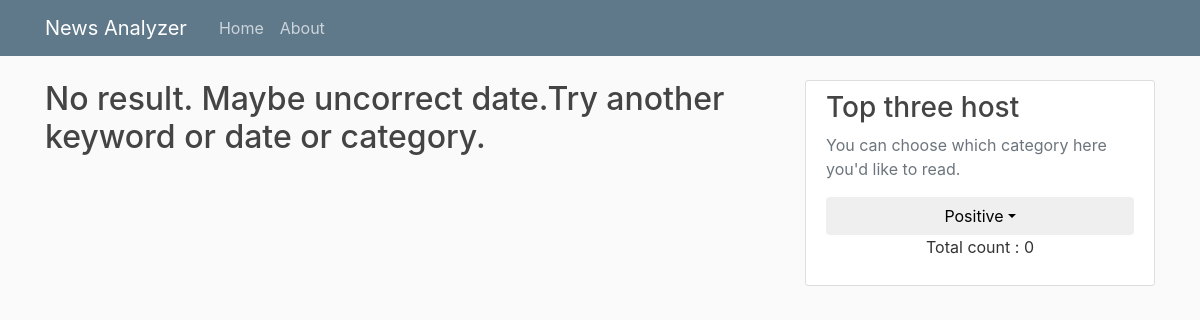
The app's page /result/pos, older data.
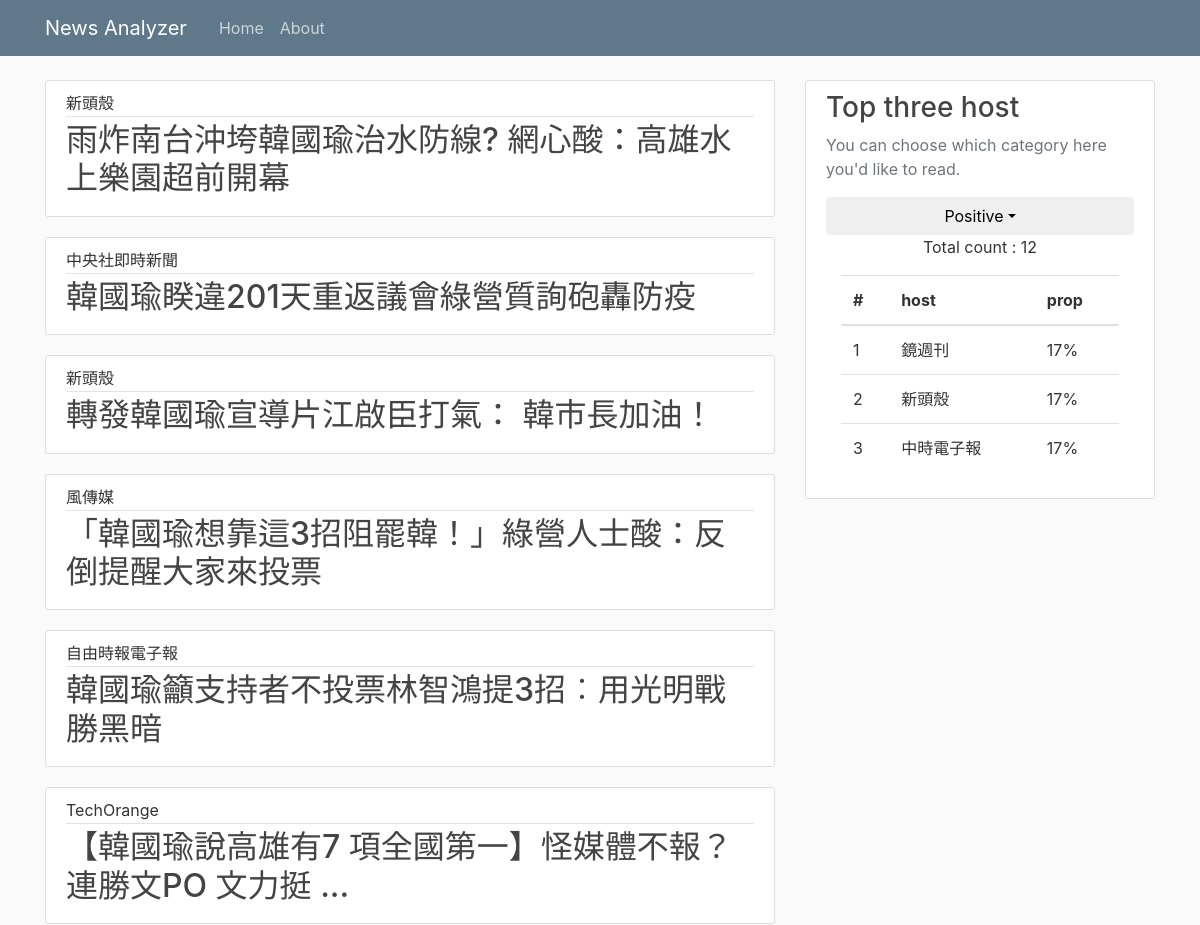
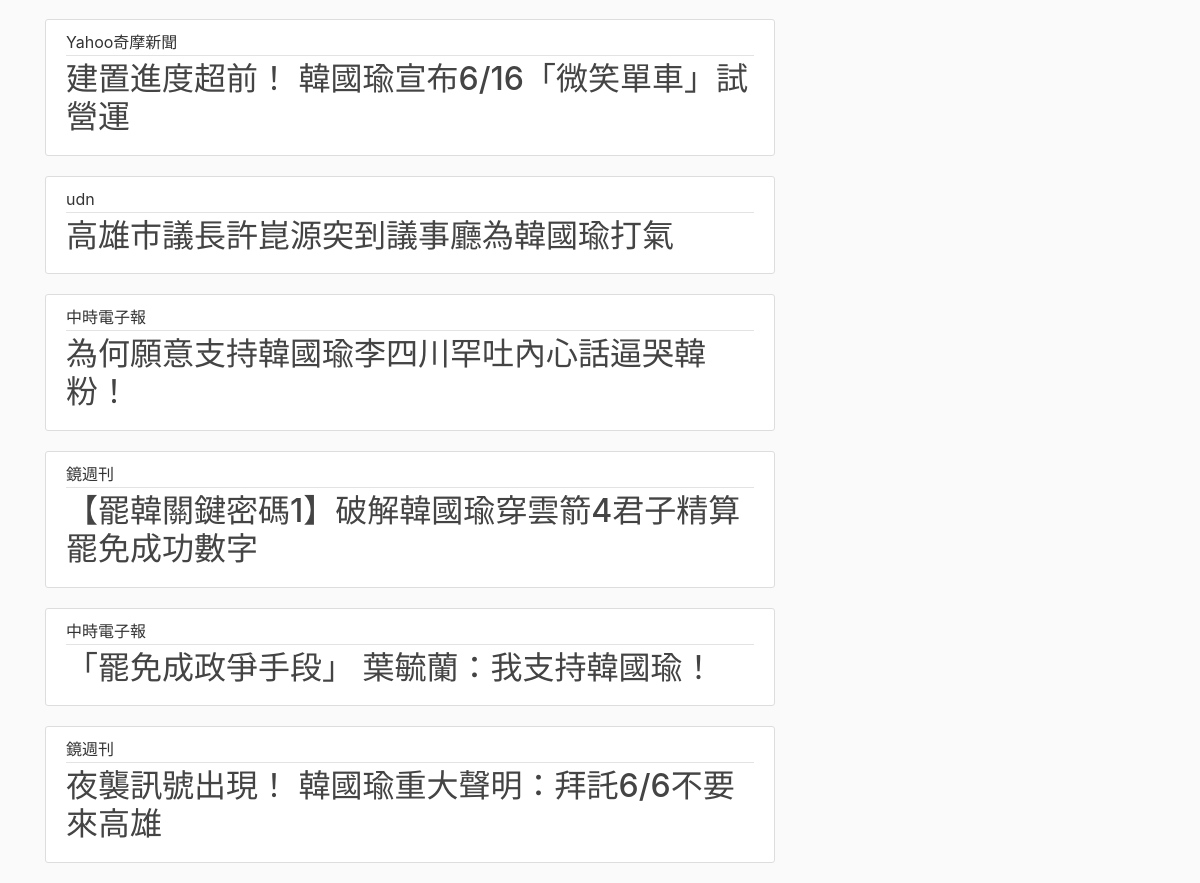
The same page, newer data (2 pictures, top to bottom).
### analyzer/models.py (models this page shows, shortened)
class CrawlPage(models.Model):
    title = models.CharField(max_length = 100)
    category = models.CharField(max_length = 100)
    segment = models.CharField(max_length = 100)
    host = models.CharField(max_length = 100)
    url = models.CharField(max_length = 100)
    time = models.CharField(max_length = 100)
    class Meta:
        db_table = "CrawlPage"

### analyzer/views.py (the view)
# urls.py: path('result/pos', views.positive, name='analyzer-positive'),
def positive(request):
    conn = sqlite3.connect("./db.sqlite3")
    cursor = conn.cursor()
    sql = "SELECT COUNT(*) FROM Crawlpage WHERE category = \'positive\'"
    cursor.execute(sql)
    result = cursor.fetchone()
    total_count = result[0]
    sql = "SELECT host, COUNT() AS COUNT FROM Crawlpage WHERE category = \'positive\' GROUP BY host ORDER BY COUNT DESC limit 3"
    cursor.execute(sql)
    row = cursor.fetchall()
    context = {
        'title': 'Result',
        'total_count': total_count,
    }
    if total_count > 0:
        context.update({'crawlPages': CrawlPage.objects.filter(category='positive')})
    if len(row) > 0:
        context.update({'first': row[0][0]})
        context.update({'first_count': row[0][1]})
        context.update({'first_per': round(row[0][1] / total_count * 100)})
    if len(row) > 1:
        context.update({'second': row[1][0]})
        context.update({'second_count': row[1][1]})
        context.update({'second_per': round(row[1][1] / total_count * 100)})
    if len(row) > 2:
        context.update({'third': row[2][0]})
        context.update({'third_count': row[2][1]})
        context.update({'third_per': round(row[2][1] / total_count * 100)})
    conn.close()
    return render(request, 'analyzer/result-pos.html', context)

### analyzer/templates/analyzer/result-pos.html (shortened to what this page needs)
{% extends "analyzer/result-base.html" %}
{% block choice %}
  <div class="dropdown">
    <button class="btn btn-block dropdown-toggle" type="button" id="dropdownMenuButton" data-toggle="dropdown" aria-haspopup="true" aria-expanded="false">Positive</button>
  </div>
{% endblock choice %}

### analyzer/templates/analyzer/result-base.html (shortened to what this page needs)
{% extends "analyzer/base.html" %}
{% block content %}
    {% if crawlPages %}
        <div class="col-md-8">
            {% for crawlPage in crawlPages %}
                <article class="media content-section">
                    <div class="media-body">
                        <div class="article-metadata">
                            <a class="mr-2">{{ crawlPage.host }}</a>
                        </div>
                        <h2><a class="article-title" href={{ crawlPage.url }}>{{ crawlPage.title }}</a></h2>
                    </div>
                </article>
            {% endfor %}
        </div>
    {% else %}
        <div class="col-md-8">
            <h2><a class="article-title">No result. Maybe uncorrect date.Try another keyword or date or category.</a>
            </h2>
        </div>
    {% endif %}
    <div class="col-md-4">
        <div class="content-section">
            <h3>Top three host</h3>
            <p class='text-muted'>You can choose which category here you'd like to read.
                {% block choice %}{% endblock choice %}
                <div class="container">
            <p class='text-center'>Total count : {{ total_count }}</p>
            {% if first %}
                <table class="table">
                    <thead>
                    <tr>
                        <th>#</th>
                        <th>host</th>
                        <th>prop</th>
                    </tr>
                    </thead>
                    <tbody>
                    <tr>
                        <td>1</td>
                        <td>{{ first }}</td>
                        <td>{{ first_per }}%</td>
                    </tr>
                    {% if second %}
                        <tr>
                            <td>2</td>
                            <td>{{ second }}</td>
                            <td>{{ second_per }}%</td>
                        </tr>
                    {% endif %}
                    {% if third %}
                        <tr>
                            <td>3</td>
                            <td>{{ third }}</td>
                            <td>{{ third_per }}%</td>
                        </tr>
                    {% endif %}
                    </tbody>
                </table>
            {% endif %}
        </div>
        </p>
    </div>
    </div>
{% endblock content %}

### analyzer/templates/analyzer/base.html (shortened to what this page needs)
{% load static %}
<!DOCTYPE html>
<html>
<head>
    <link rel="stylesheet" href="https://maxcdn.bootstrapcdn.com/bootstrap/4.0.0/css/bootstrap.min.css"
>
    <link rel="stylesheet" type="text/css" href="{% static 'analyzer/main.css' %}">
</head>
<body>
<header class="site-header">
    <nav class="navbar navbar-expand-md navbar-dark bg-steel fixed-top">
        <div class="container">
            <a class="navbar-brand mr-4" href="{% url 'analyzer-home' %}">News Analyzer</a>
            <div class="collapse navbar-collapse" id="navbarToggle">
                <div class="navbar-nav mr-auto">
                    <a class="nav-item nav-link" href="{% url 'analyzer-home' %}">Home</a>
                    <a class="nav-item nav-link" href="{% url 'analyzer-about' %}">About</a>
                </div>
            </div>
        </div>
    </nav>
</header>
<main role="main" class="container" position="center">
    <div class="row">
        {% block content %}{% endblock %}
    </div>
</main>
</body>
</html>

### analyzer/static/analyzer/main.css (style rules this page uses)
body { background: #fafafa; color: #333333; margin-top: 5rem; }
h1, h2, h3, h4, h5, h6 { color: #444444; }
.bg-steel { background-color: #5f788a; }
.site-header .navbar-nav .nav-link { color: #cbd5db; }
.content-section { background: #ffffff; padding: 10px 20px; border: 1px solid #dddddd; border-radius: 3px; margin-bottom: 20px; }
.article-title { color: #444444; }
.article-metadata { padding-bottom: 1px; margin-bottom: 4px; border-bottom: 1px solid #e3e3e3 }

Row changes from the older to the newer data that the page shows:
added CrawlPage: host "新頭殼", title "雨炸南台沖垮韓國瑜治水防線? 網心酸：高雄水上樂園超前開幕"
added CrawlPage: host "中央社即時新聞", title "韓國瑜睽違201天重返議會綠營質詢砲轟防疫"
added CrawlPage: host "新頭殼", title "轉發韓國瑜宣導片江啟臣打氣： 韓市長加油！"
added CrawlPage: host "風傳媒", title "「韓國瑜想靠這3招阻罷韓！」綠營人士酸：反倒提醒大家來投票"
added CrawlPage: host "自由時報電子報", title "韓國瑜籲支持者不投票林智鴻提3招︰用光明戰勝黑暗"
added CrawlPage: host "TechOrange", title "【韓國瑜說高雄有7 項全國第一】怪媒體不報？連勝文PO 文力挺 ..."
added CrawlPage: host "Yahoo奇摩新聞", title "建置進度超前！ 韓國瑜宣布6/16「微笑單車」試營運"
added CrawlPage: host "udn", title "高雄市議長許崑源突到議事廳為韓國瑜打氣"
added CrawlPage: host "中時電子報", title "為何願意支持韓國瑜李四川罕吐內心話逼哭韓粉！"
added CrawlPage: host "鏡週刊", title "【罷韓關鍵密碼1】破解韓國瑜穿雲箭4君子精算罷免成功數字"
added CrawlPage: host "中時電子報", title "「罷免成政爭手段」 葉毓蘭：我支持韓國瑜！"
added CrawlPage: host "鏡週刊", title "夜襲訊號出現！ 韓國瑜重大聲明：拜託6/6不要來高雄"
Text that changed along with them:
{{ total_count }}: "0" → "12"
{{ first }}: (not shown) → "鏡週刊"
{{ first_per }}: (not shown) → "17"
{{ second }}: (not shown) → "新頭殼"
{{ second_per }}: (not shown) → "17"
{{ third }}: (not shown) → "中時電子報"
{{ third_per }}: (not shown) → "17"
text no longer shown: "No result. Maybe uncorrect date.Try another keyword or date or category."
text now shown: "# host prop 1 % 2 % 3 %"
